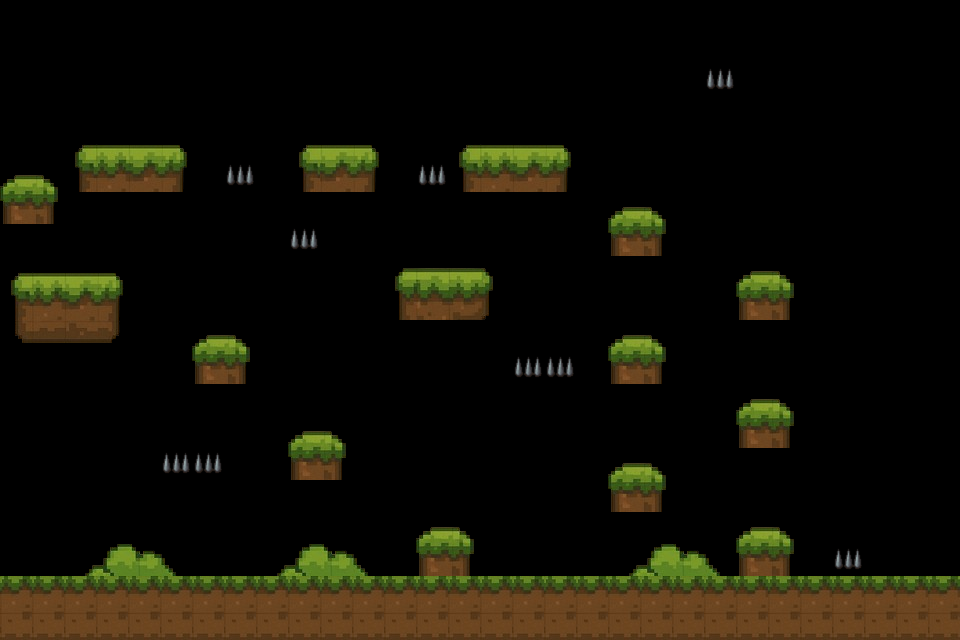

This is a level from a 2D game, rendered from its Tiled map with the project's own tilesets. A one-line summary and the complete map file follow:
An orthogonal 30x20 tile map with 32x32 px tiles, 1 tile layer (Tierranivel3), 2 tilesets and 7 objects.

<map version="1.10" tiledversion="1.11.2" orientation="orthogonal" renderorder="right-down" width="30" height="20" tilewidth="32" tileheight="32" infinite="0" nextlayerid="6" nextobjectid="53">
 <editorsettings>
  <export format="json" />
 </editorsettings>
 <tileset firstgid="1" name="objetos tierra" tilewidth="32" tileheight="32" tilecount="196" columns="14">
  <image source="../public/assets/tilesets/objetos tierra.png" width="448" height="448" />
 </tileset>
 <tileset firstgid="197" name="pinchos" tilewidth="32" tileheight="32" tilecount="1" columns="1">
  <image source="../public/assets/tilesets/pinchos.png" width="32" height="32" />
 </tileset>
 <layer id="3" name="Tierranivel3" width="30" height="20">
  <data encoding="csv">
0,0,0,0,0,0,0,0,0,0,0,0,0,0,0,0,0,0,0,0,0,0,0,0,0,0,0,0,0,0,
0,0,0,0,0,0,0,0,0,0,0,0,0,0,0,0,0,0,0,0,0,0,0,0,0,0,0,0,0,0,
0,0,0,0,0,0,0,0,0,0,0,0,0,0,0,0,0,0,0,0,0,0,197,0,0,0,0,0,0,0,
0,0,0,0,0,0,0,0,0,0,0,0,0,0,0,0,0,0,0,0,0,0,0,0,0,0,0,0,0,0,
0,0,1,2,3,4,0,0,0,1,3,4,0,0,1,2,3,4,0,0,0,0,0,0,0,0,0,0,0,0,
48,49,15,16,17,18,0,197,0,15,17,18,0,197,15,16,17,18,0,0,0,0,0,0,0,0,0,0,0,0,
62,63,0,0,0,0,0,0,0,0,0,0,0,0,0,0,0,0,0,48,49,0,0,0,0,0,0,0,0,0,
0,0,0,0,0,0,0,0,0,197,0,0,0,0,0,0,0,0,0,62,63,0,0,0,0,0,0,0,0,0,
1,2,3,4,0,0,0,0,0,0,0,0,43,44,45,46,0,0,0,0,0,0,0,48,49,0,0,0,0,0,
15,16,17,18,0,0,0,0,0,0,0,0,57,58,59,60,0,0,0,0,0,0,0,62,63,0,0,0,0,0,
29,30,31,32,0,0,48,49,0,0,0,0,0,0,0,0,0,0,0,48,49,130,0,0,0,0,0,0,0,0,
0,0,0,0,0,0,62,63,0,0,0,0,0,0,0,0,197,197,0,62,63,144,0,0,0,0,0,0,0,0,
0,0,0,0,0,0,0,0,0,0,0,0,0,0,0,0,0,0,0,0,0,0,0,48,49,0,0,0,0,0,
0,0,0,0,0,0,0,0,0,48,49,0,0,0,0,0,0,0,0,0,0,0,0,62,63,0,0,0,0,0,
0,0,0,0,0,197,197,0,0,62,63,0,0,0,0,0,0,0,0,48,49,0,0,0,0,0,0,0,0,0,
0,0,0,0,0,0,0,0,0,0,0,0,0,0,0,0,0,0,0,62,63,0,0,0,0,0,0,0,0,0,
0,0,0,0,0,0,0,0,0,0,0,0,0,48,49,0,0,0,0,0,0,0,0,48,49,0,0,0,0,0,
0,0,67,68,69,70,0,0,67,68,69,70,0,62,63,0,0,0,0,67,68,69,70,62,63,0,197,0,0,0,
16,16,16,16,16,16,16,16,16,16,16,16,16,16,16,16,16,16,16,16,16,16,16,16,16,16,16,16,16,16,
128,128,128,128,128,128,128,128,128,128,128,128,128,128,128,128,128,128,128,128,128,128,128,128,128,128,128,128,128,128
</data>
 </layer>
 <objectgroup id="4" name="ColTierranivel3">
 </objectgroup>
 <objectgroup id="5" name="pinchos">
  <object id="36" x="523.188" y="361.051" width="44" height="14">
   <ellipse />
  </object>
  <object id="40" x="166" y="458" width="52" height="12">
   <ellipse />
  </object>
  <object id="45" x="230" y="164" width="18" height="18">
   <ellipse />
  </object>
  <object id="49" x="295.943" y="230.537" width="18" height="18">
   <ellipse />
  </object>
  <object id="50" x="423.669" y="166.376" width="18" height="18">
   <ellipse />
  </object>
  <object id="51" x="710.609" y="70.1357" width="18" height="18">
   <ellipse />
  </object>
  <object id="52" x="839.524" y="550.745" width="18" height="18">
   <ellipse />
  </object>
 </objectgroup>
</map>
